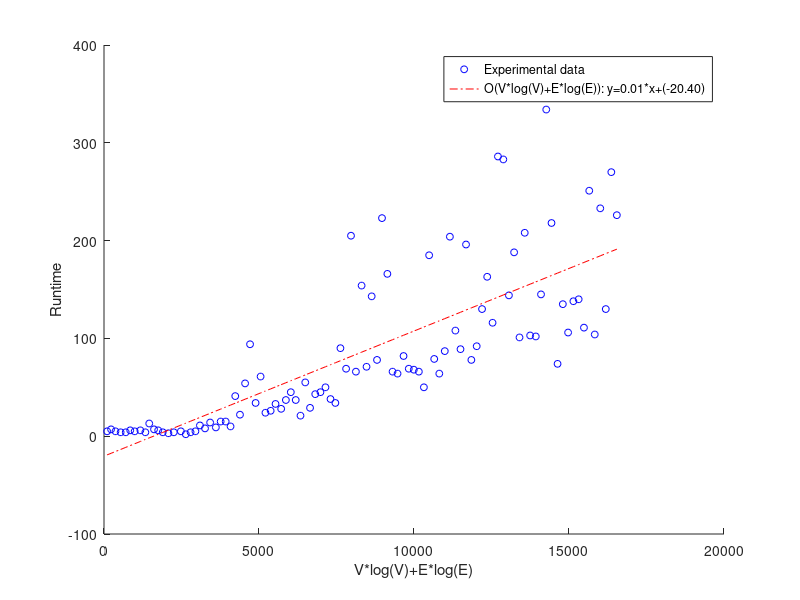

This figure's MATLAB source:
clc;clear;
timeDijkstra=[5, 7, 5, 4, 4, 6, 5, 6, 4, 13, 7, 6, 4, 3, 4, 5, 2, 4, 5, 11, 8, 14, 9, 15, 15, 10, 41, 22, 54, 94, 34, 61, 24, 26, 33, 28, 37, 45, 37, 21, 55, 29, 43, 45, 50, 38, 34, 90, 69, 205, 66, 154, 71, 143, 78, 223, 166, 66, 64, 82, 69, 68, 66, 50, 185, 79, 64, 87, 204, 108, 89, 196, 78, 92, 130, 163, 116, 286, 283, 144, 188, 101, 208, 103, 102, 145, 334, 218, 74, 135, 106, 138, 140, 111, 251, 104, 233, 130, 270, 226];
EDijkstra=[20, 40, 60, 80, 100, 120, 140, 160, 180, 200, 220, 240, 260, 280, 300, 320, 340, 360, 380, 400, 420, 440, 460, 480, 500, 520, 540, 560, 580, 600, 620, 640, 660, 680, 700, 720, 740, 760, 780, 800, 820, 840, 860, 880, 900, 920, 940, 960, 980, 1000, 1020, 1040, 1060, 1080, 1100, 1120, 1140, 1160, 1180, 1200, 1220, 1240, 1260, 1280, 1300, 1320, 1340, 1360, 1380, 1400, 1420, 1440, 1460, 1480, 1500, 1520, 1540, 1560, 1580, 1600, 1620, 1640, 1660, 1680, 1700, 1720, 1740, 1760, 1780, 1800, 1820, 1840, 1860, 1880, 1900, 1920, 1940, 1960, 1980, 2000];
VDijkstra=[15, 25, 35, 48, 59, 65, 70, 82, 89, 89, 94, 95, 98, 107, 114, 130, 134, 137, 140, 141, 145, 149, 156, 158, 161, 163, 164, 165, 168, 170, 175, 177, 178, 181, 182, 187, 187, 188, 189, 189, 189, 189, 191, 193, 194, 195, 195, 196, 200, 200, 200, 204, 204, 205, 207, 207, 209, 210, 210, 215, 216, 216, 216, 216, 217, 217, 217, 219, 219, 221, 221, 223, 224, 225, 226, 226, 227, 228, 229, 231, 231, 232, 232, 233, 235, 235, 235, 235, 239, 239, 239, 239, 239, 239, 239, 240, 241, 242, 243, 244];


timeBFS1=[12, 11, 5, 4, 4, 4, 6, 5, 5, 4, 4, 7, 4, 5, 6, 7, 5, 5, 4, 9, 12, 11, 12, 17, 11, 9, 16, 9, 21, 20, 12, 24, 15, 22, 19, 44, 19, 24, 20, 30, 31, 48, 23, 43, 38, 38, 26, 47, 49, 25, 35, 29, 39, 29, 47, 45, 63, 49, 42, 59, 59, 66, 40, 122, 61, 77, 87, 63, 49, 51, 153, 94, 51, 90, 85, 84, 88, 76, 75, 180, 75, 85, 68, 111, 172, 175, 194, 139, 133, 109, 220, 240, 137, 104, 180, 72, 101, 138, 133, 249];
EBFS1=[20, 40, 60, 80, 100, 120, 140, 160, 180, 200, 220, 240, 260, 280, 300, 320, 340, 360, 380, 400, 420, 440, 460, 480, 500, 520, 540, 560, 580, 600, 620, 640, 660, 680, 700, 720, 740, 760, 780, 800, 820, 840, 860, 880, 900, 920, 940, 960, 980, 1000, 1020, 1040, 1060, 1080, 1100, 1120, 1140, 1160, 1180, 1200, 1220, 1240, 1260, 1280, 1300, 1320, 1340, 1360, 1380, 1400, 1420, 1440, 1460, 1480, 1500, 1520, 1540, 1560, 1580, 1600, 1620, 1640, 1660, 1680, 1700, 1720, 1740, 1760, 1780, 1800, 1820, 1840, 1860, 1880, 1900, 1920, 1940, 1960, 1980, 2000];
VBFS1=[15, 25, 35, 48, 59, 65, 70, 82, 89, 89, 94, 95, 98, 107, 114, 130, 134, 137, 140, 141, 145, 149, 156, 158, 161, 163, 164, 165, 168, 170, 175, 177, 178, 181, 182, 187, 187, 188, 189, 189, 189, 189, 191, 193, 194, 195, 195, 196, 200, 200, 200, 204, 204, 205, 207, 207, 209, 210, 210, 215, 216, 216, 216, 216, 217, 217, 217, 219, 219, 221, 221, 223, 224, 225, 226, 226, 227, 228, 229, 231, 231, 232, 232, 233, 235, 235, 235, 235, 239, 239, 239, 239, 239, 239, 239, 240, 241, 242, 243, 244];

input=VDijkstra.*log(VDijkstra)+EDijkstra.*log(EDijkstra);


figure,scatter(input,timeDijkstra,25,'b','o') 
P = polyfit(input,timeDijkstra,1);
yfit = P(1)*input+P(2);
hold on;
plot(input,yfit,'r-.');
legend('Experimental data',sprintf('O(V*log(V)+E*log(E)): y=%.2f*x+(%.2f)',P(1),P(2)));
xlabel('V*log(V)+E*log(E)') 
ylabel('Runtime')
hold off
